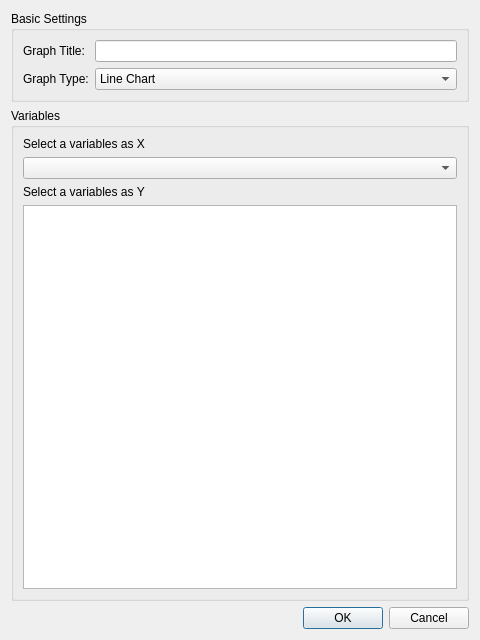
<?xml version="1.0" encoding="UTF-8"?>
<ui version="4.0">
 <class>PlotDialog</class>
 <widget class="QDialog" name="PlotDialog">
  <property name="geometry">
   <rect>
    <x>0</x>
    <y>0</y>
    <width>480</width>
    <height>640</height>
   </rect>
  </property>
  <property name="windowTitle">
   <string>Dialog</string>
  </property>
  <layout class="QVBoxLayout" name="verticalLayout">
   <item>
    <widget class="QGroupBox" name="groupBox">
     <property name="title">
      <string>Basic Settings</string>
     </property>
     <layout class="QGridLayout" name="gridLayout">
      <item row="0" column="0">
       <widget class="QLabel" name="label">
        <property name="text">
         <string>Graph Title:</string>
        </property>
       </widget>
      </item>
      <item row="0" column="1">
       <widget class="QLineEdit" name="lineEdit"/>
      </item>
      <item row="1" column="0">
       <widget class="QLabel" name="label_2">
        <property name="text">
         <string>Graph Type:</string>
        </property>
       </widget>
      </item>
      <item row="1" column="1">
       <widget class="QComboBox" name="typcmb">
        <item>
         <property name="text">
          <string>Line Chart</string>
         </property>
        </item>
        <item>
         <property name="text">
          <string>Spline Chart</string>
         </property>
        </item>
        <item>
         <property name="text">
          <string>Scatter Chart</string>
         </property>
        </item>
       </widget>
      </item>
     </layout>
    </widget>
   </item>
   <item>
    <widget class="QGroupBox" name="groupBox_2">
     <property name="title">
      <string>Variables</string>
     </property>
     <layout class="QGridLayout" name="gridLayout_2">
      <item row="0" column="0">
       <widget class="QLabel" name="label_3">
        <property name="text">
         <string>Select a variables as X</string>
        </property>
       </widget>
      </item>
      <item row="1" column="0">
       <widget class="QComboBox" name="xcmb"/>
      </item>
      <item row="2" column="0">
       <widget class="QLabel" name="label_4">
        <property name="text">
         <string>Select a variables as Y</string>
        </property>
       </widget>
      </item>
      <item row="3" column="0">
       <widget class="QListView" name="ylistView"/>
      </item>
     </layout>
    </widget>
   </item>
   <item>
    <widget class="QDialogButtonBox" name="buttonBox">
     <property name="orientation">
      <enum>Qt::Horizontal</enum>
     </property>
     <property name="standardButtons">
      <set>QDialogButtonBox::Cancel|QDialogButtonBox::Ok</set>
     </property>
    </widget>
   </item>
  </layout>
 </widget>
 <resources/>
 <connections>
  <connection>
   <sender>buttonBox</sender>
   <signal>accepted()</signal>
   <receiver>PlotDialog</receiver>
   <slot>accept()</slot>
   <hints>
    <hint type="sourcelabel">
     <x>248</x>
     <y>254</y>
    </hint>
    <hint type="destinationlabel">
     <x>157</x>
     <y>274</y>
    </hint>
   </hints>
  </connection>
  <connection>
   <sender>buttonBox</sender>
   <signal>rejected()</signal>
   <receiver>PlotDialog</receiver>
   <slot>reject()</slot>
   <hints>
    <hint type="sourcelabel">
     <x>316</x>
     <y>260</y>
    </hint>
    <hint type="destinationlabel">
     <x>286</x>
     <y>274</y>
    </hint>
   </hints>
  </connection>
 </connections>
</ui>
